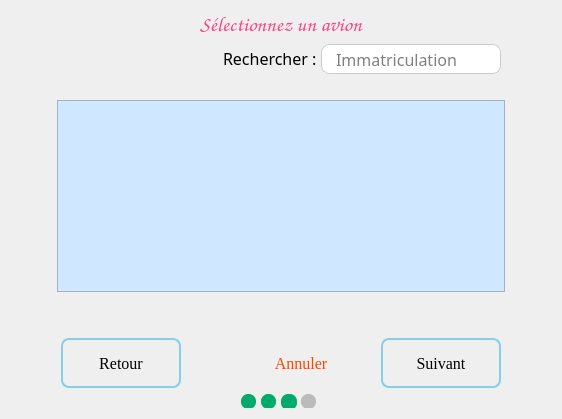
          <widget class="QWidget" name="page_21">
           <layout class="QGridLayout" name="gridLayout_8">
            <item row="2" column="0">
             <spacer name="horizontalSpacer_7">
              <property name="orientation">
               <enum>Qt::Orientation::Horizontal</enum>
              </property>
              <property name="sizeType">
               <enum>QSizePolicy::Policy::Preferred</enum>
              </property>
              <property name="sizeHint" stdset="0">
               <size>
                <width>40</width>
                <height>20</height>
               </size>
              </property>
             </spacer>
            </item>
            <item row="5" column="1" alignment="Qt::AlignmentFlag::AlignHCenter">
             <widget class="QGroupBox" name="groupBox_24">
              <property name="sizePolicy">
               <sizepolicy hsizetype="Expanding" vsizetype="Fixed">
                <horstretch>0</horstretch>
                <verstretch>0</verstretch>
               </sizepolicy>
              </property>
              <property name="minimumSize">
               <size>
                <width>80</width>
                <height>0</height>
               </size>
              </property>
              <property name="styleSheet">
               <string notr="true">border : none;</string>
              </property>
              <property name="title">
               <string/>
              </property>
              <widget class="QPushButton" name="pushButton_84">
               <property name="geometry">
                <rect>
                 <x>0</x>
                 <y>0</y>
                 <width>15</width>
                 <height>15</height>
                </rect>
               </property>
               <property name="styleSheet">
                <string notr="true">QPushButton
{
border : none;
background-color : #04AA6D;
border-radius : 7px;
}</string>
               </property>
               <property name="text">
                <string/>
               </property>
              </widget>
              <widget class="QPushButton" name="pushButton_85">
               <property name="geometry">
                <rect>
                 <x>20</x>
                 <y>0</y>
                 <width>15</width>
                 <height>15</height>
                </rect>
               </property>
               <property name="styleSheet">
                <string notr="true">QPushButton
{
border : none;
background-color : #04aa6d;
border-radius : 7px;
}</string>
               </property>
               <property name="text">
                <string/>
               </property>
              </widget>
              <widget class="QPushButton" name="pushButton_86">
               <property name="geometry">
                <rect>
                 <x>40</x>
                 <y>0</y>
                 <width>16</width>
                 <height>16</height>
                </rect>
               </property>
               <property name="styleSheet">
                <string notr="true">QPushButton
{
border : none;
background-color : #04aa6d;
border-radius : 7px;
}</string>
               </property>
               <property name="text">
                <string/>
               </property>
              </widget>
              <widget class="QPushButton" name="pushButton_87">
               <property name="geometry">
                <rect>
                 <x>60</x>
                 <y>0</y>
                 <width>15</width>
                 <height>15</height>
                </rect>
               </property>
               <property name="styleSheet">
                <string notr="true">QPushButton
{
border : none;
background-color : #bbbbbb;
border-radius : 7px;
}</string>
               </property>
               <property name="text">
                <string/>
               </property>
              </widget>
             </widget>
            </item>
            <item row="3" column="1">
             <spacer name="verticalSpacer_3">
              <property name="orientation">
               <enum>Qt::Orientation::Vertical</enum>
              </property>
              <property name="sizeType">
               <enum>QSizePolicy::Policy::Preferred</enum>
              </property>
              <property name="sizeHint" stdset="0">
               <size>
                <width>20</width>
                <height>40</height>
               </size>
              </property>
             </spacer>
            </item>
            <item row="2" column="2">
             <spacer name="horizontalSpacer_8">
              <property name="orientation">
               <enum>Qt::Orientation::Horizontal</enum>
              </property>
              <property name="sizeType">
               <enum>QSizePolicy::Policy::Preferred</enum>
              </property>
              <property name="sizeHint" stdset="0">
               <size>
                <width>40</width>
                <height>20</height>
               </size>
              </property>
             </spacer>
            </item>
            <item row="1" column="0" colspan="3">
             <layout class="QHBoxLayout" name="horizontalLayout_23">
              <property name="spacing">
               <number>0</number>
              </property>
              <property name="topMargin">
               <number>0</number>
              </property>
              <property name="rightMargin">
               <number>50</number>
              </property>
              <property name="bottomMargin">
               <number>20</number>
              </property>
              <item>
               <spacer name="horizontalSpacer_31">
                <property name="orientation">
                 <enum>Qt::Orientation::Horizontal</enum>
                </property>
                <property name="sizeHint" stdset="0">
                 <size>
                  <width>40</width>
                  <height>20</height>
                 </size>
                </property>
               </spacer>
              </item>
              <item alignment="Qt::AlignmentFlag::AlignRight">
               <widget class="QLabel" name="label_15">
                <property name="sizePolicy">
                 <sizepolicy hsizetype="Fixed" vsizetype="Fixed">
                  <horstretch>0</horstretch>
                  <verstretch>0</verstretch>
                 </sizepolicy>
                </property>
                <property name="font">
                 <font>
                  <family>Calisto MT</family>
                  <pointsize>12</pointsize>
                 </font>
                </property>
                <property name="text">
                 <string>Rechercher : </string>
                </property>
               </widget>
              </item>
              <item alignment="Qt::AlignmentFlag::AlignRight">
               <widget class="QLineEdit" name="rechercheAvion">
                <property name="sizePolicy">
                 <sizepolicy hsizetype="Fixed" vsizetype="Fixed">
                  <horstretch>0</horstretch>
                  <verstretch>0</verstretch>
                 </sizepolicy>
                </property>
                <property name="minimumSize">
                 <size>
                  <width>150</width>
                  <height>0</height>
                 </size>
                </property>
                <property name="maximumSize">
                 <size>
                  <width>150</width>
                  <height>30</height>
                 </size>
                </property>
                <property name="font">
                 <font>
                  <family>Calisto MT</family>
                  <pointsize>12</pointsize>
                 </font>
                </property>
                <property name="styleSheet">
                 <string notr="true">QLineEdit {
border : none;
 border: 1px solid #ccc;
border-right : none;
border-radius : none;
background-color : white;
border-top-left-radius : 8px;
border-bottom-left-radius : 8px;
}</string>
                </property>
                <property name="alignment">
                 <set>Qt::AlignmentFlag::AlignCenter</set>
                </property>
                <property name="placeholderText">
                 <string>Immatriculation</string>
                </property>
               </widget>
              </item>
              <item>
               <widget class="QPushButton" name="pushButton_7">
                <property name="sizePolicy">
                 <sizepolicy hsizetype="Fixed" vsizetype="Fixed">
                  <horstretch>0</horstretch>
                  <verstretch>0</verstretch>
                 </sizepolicy>
                </property>
                <property name="minimumSize">
                 <size>
                  <width>30</width>
                  <height>30</height>
                 </size>
                </property>
                <property name="maximumSize">
                 <size>
                  <width>30</width>
                  <height>30</height>
                 </size>
                </property>
                <property name="styleSheet">
                 <string notr="true">QPushButton {
border : none;
background-color : white;
border: 1px solid #ccc;
border-left : none;
border-top-right-radius : 8px;
border-bottom-right-radius : 8px;
}</string>
                </property>
                <property name="text">
                 <string/>
                </property>
                <property name="icon">
                 <iconset theme="QIcon::ThemeIcon::SystemSearch"/>
                </property>
               </widget>
              </item>
             </layout>
            </item>
            <item row="0" column="1">
             <widget class="QLabel" name="label_25">
              <property name="sizePolicy">
               <sizepolicy hsizetype="Preferred" vsizetype="Fixed">
                <horstretch>0</horstretch>
                <verstretch>0</verstretch>
               </sizepolicy>
              </property>
              <property name="font">
               <font>
                <family>Comic Sans MS</family>
                <pointsize>16</pointsize>
               </font>
              </property>
              <property name="styleSheet">
               <string notr="true">color: #FF4081;</string>
              </property>
              <property name="text">
               <string>Sélectionnez un avion</string>
              </property>
              <property name="textFormat">
               <enum>Qt::TextFormat::AutoText</enum>
              </property>
              <property name="alignment">
               <set>Qt::AlignmentFlag::AlignCenter</set>
              </property>
              <property name="margin">
               <number>10</number>
              </property>
             </widget>
            </item>
            <item row="4" column="0" colspan="3">
             <layout class="QHBoxLayout" name="horizontalLayout_11">
              <property name="spacing">
               <number>20</number>
              </property>
              <property name="leftMargin">
               <number>50</number>
              </property>
              <property name="rightMargin">
               <number>50</number>
              </property>
              <property name="bottomMargin">
               <number>0</number>
              </property>
              <item alignment="Qt::AlignmentFlag::AlignLeft">
               <widget class="QPushButton" name="btnretour2">
                <property name="sizePolicy">
                 <sizepolicy hsizetype="Fixed" vsizetype="Fixed">
                  <horstretch>0</horstretch>
                  <verstretch>0</verstretch>
                 </sizepolicy>
                </property>
                <property name="minimumSize">
                 <size>
                  <width>120</width>
                  <height>50</height>
                 </size>
                </property>
                <property name="maximumSize">
                 <size>
                  <width>120</width>
                  <height>50</height>
                 </size>
                </property>
                <property name="font">
                 <font>
                  <family>Georgia</family>
                  <pointsize>12</pointsize>
                 </font>
                </property>
                <property name="styleSheet">
                 <string notr="true">QPushButton {
    background: qlineargradient(x1:0, y1:0, x2:0, y2:1,
                                stop:0 #00aaff, stop:1 #f0f0f0);
    border: 2px solid skyblue;
    border-radius: 8px;
    padding: 5px;
    color: black;
}

QPushButton:hover {
    background: qlineargradient(x1:0, y1:0, x2:0, y2:1,
                                stop:0 #f0f0f0, stop:1 #00aaff);
    border: 2px solid skyblue;
}

QPushButton:pressed {
    background: qlineargradient(x1:0, y1:0, x2:0, y2:1,
                                stop:0 #f0f0f0, stop:1 #0080ff);
    border: 2px solid teal;
}</string>
                </property>
                <property name="text">
                 <string>Retour</string>
                </property>
                <property name="icon">
                 <iconset resource="ressources/icons.qrc">
                  <normaloff>:/icons/retour.png</normaloff>:/icons/retour.png</iconset>
                </property>
                <property name="iconSize">
                 <size>
                  <width>20</width>
                  <height>20</height>
                 </size>
                </property>
               </widget>
              </item>
              <item>
               <spacer name="horizontalSpacer_5">
                <property name="orientation">
                 <enum>Qt::Orientation::Horizontal</enum>
                </property>
                <property name="sizeHint" stdset="0">
                 <size>
                  <width>40</width>
                  <height>0</height>
                 </size>
                </property>
               </spacer>
              </item>
              <item alignment="Qt::AlignmentFlag::AlignRight">
               <widget class="QPushButton" name="btnAnnuler2">
                <property name="sizePolicy">
                 <sizepolicy hsizetype="Fixed" vsizetype="Fixed">
                  <horstretch>0</horstretch>
                  <verstretch>0</verstretch>
                 </sizepolicy>
                </property>
                <property name="minimumSize">
                 <size>
                  <width>120</width>
                  <height>50</height>
                 </size>
                </property>
                <property name="maximumSize">
                 <size>
                  <width>120</width>
                  <height>50</height>
                 </size>
                </property>
                <property name="font">
                 <font>
                  <family>Georgia</family>
                  <pointsize>12</pointsize>
                 </font>
                </property>
                <property name="styleSheet">
                 <string notr="true">QPushButton {
border : none;
color : orangered;
}
QPushButton:hover {
text-decoration : underline;
}</string>
                </property>
                <property name="text">
                 <string>Annuler</string>
                </property>
                <property name="iconSize">
                 <size>
                  <width>20</width>
                  <height>20</height>
                 </size>
                </property>
               </widget>
              </item>
              <item alignment="Qt::AlignmentFlag::AlignRight">
               <widget class="QPushButton" name="btnSuivant2">
                <property name="enabled">
                 <bool>true</bool>
                </property>
                <property name="sizePolicy">
                 <sizepolicy hsizetype="Fixed" vsizetype="Fixed">
                  <horstretch>0</horstretch>
                  <verstretch>0</verstretch>
                 </sizepolicy>
                </property>
                <property name="minimumSize">
                 <size>
                  <width>120</width>
                  <height>50</height>
                 </size>
                </property>
                <property name="maximumSize">
                 <size>
                  <width>120</width>
                  <height>50</height>
                 </size>
                </property>
                <property name="font">
                 <font>
                  <family>Georgia</family>
                  <pointsize>12</pointsize>
                 </font>
                </property>
                <property name="styleSheet">
                 <string notr="true">QPushButton {
    background: qlineargradient(x1:0, y1:0, x2:0, y2:1,
                                stop:0 #00aaff, stop:1 #f0f0f0);
    border: 2px solid skyblue;
    border-radius: 8px;
    padding: 5px;
    color: black;
}

QPushButton:hover {
    background: qlineargradient(x1:0, y1:0, x2:0, y2:1,
                                stop:0 #f0f0f0, stop:1 #00aaff);
    border: 2px solid skyblue;
}

QPushButton:pressed {
    background: qlineargradient(x1:0, y1:0, x2:0, y2:1,
                                stop:0 #f0f0f0, stop:1 #0080ff);
    border: 2px solid teal;
}</string>
                </property>
                <property name="text">
                 <string>Suivant</string>
                </property>
                <property name="icon">
                 <iconset resource="ressources/icons.qrc">
                  <normaloff>:/icons/suivant.png</normaloff>:/icons/suivant.png</iconset>
                </property>
                <property name="iconSize">
                 <size>
                  <width>20</width>
                  <height>20</height>
                 </size>
                </property>
               </widget>
              </item>
             </layout>
            </item>
            <item row="2" column="1">
             <widget class="QTableView" name="listeAvion">
              <property name="sizePolicy">
               <sizepolicy hsizetype="Expanding" vsizetype="Preferred">
                <horstretch>0</horstretch>
                <verstretch>0</verstretch>
               </sizepolicy>
              </property>
              <property name="font">
               <font>
                <family>Microsoft JhengHei</family>
                <pointsize>10</pointsize>
               </font>
              </property>
              <property name="styleSheet">
               <string notr="true">background-color:  #CFE8FF;
selection-background-color: lightseagreen;</string>
              </property>
              <property name="alternatingRowColors">
               <bool>true</bool>
              </property>
              <property name="selectionMode">
               <enum>QAbstractItemView::SelectionMode::SingleSelection</enum>
              </property>
              <property name="selectionBehavior">
               <enum>QAbstractItemView::SelectionBehavior::SelectRows</enum>
              </property>
              <attribute name="horizontalHeaderDefaultSectionSize">
               <number>240</number>
              </attribute>
              <attribute name="horizontalHeaderStretchLastSection">
               <bool>true</bool>
              </attribute>
              <attribute name="verticalHeaderVisible">
               <bool>false</bool>
              </attribute>
              <attribute name="verticalHeaderDefaultSectionSize">
               <number>35</number>
              </attribute>
             </widget>
            </item>
           </layout>
          </widget>
